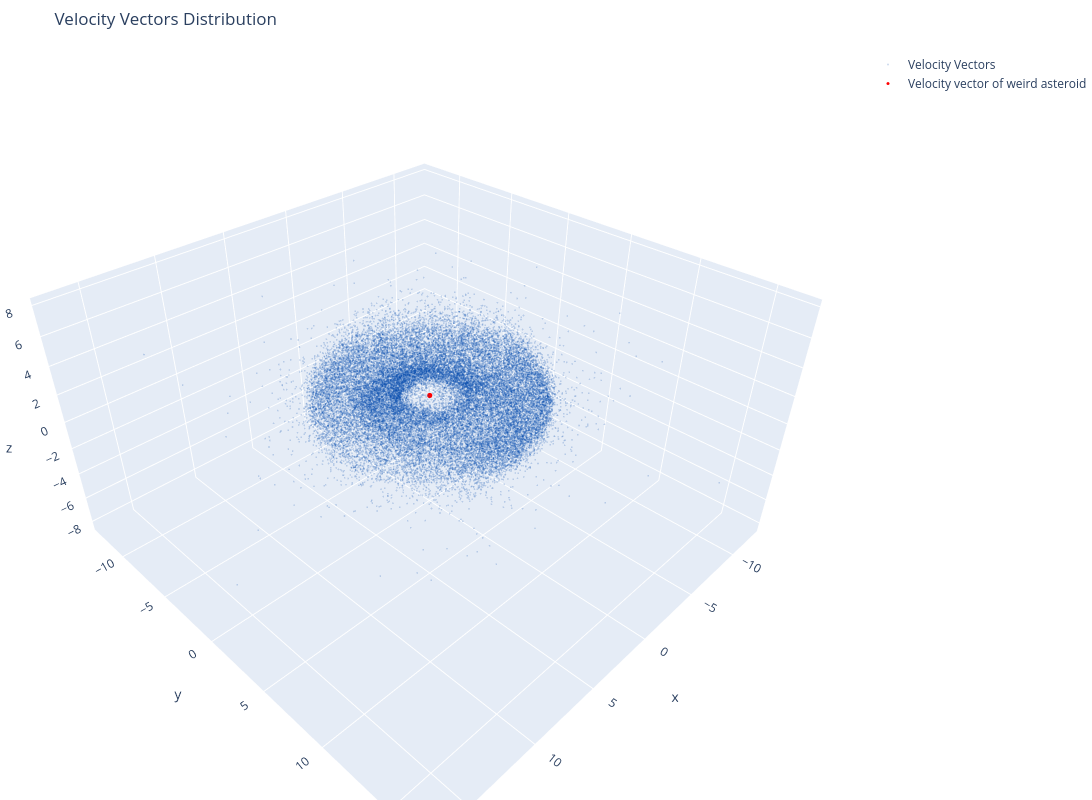

Source (notebook cell):
### Code cell
fig = go.Figure()

vx = state_vectors[:,3]
vy = state_vectors[:,4]
vz = state_vectors[:,5]

fig.add_trace(go.Scatter3d(
    x=vx, y=vy, z=vz,
    mode='markers',
    marker=dict(
        size=1,
        color='#0047AB',
        opacity=0.2,
        #symbol='circle'
    ),
    name='Velocity Vectors',
    hoverinfo='name'
))

fig.add_trace(go.Scatter3d(
    x=[weird_asteroid[3]], y=[weird_asteroid[4]], z=[weird_asteroid[5]],
    mode='markers',
    marker=dict(
        size=3,
        color='red',
        #symbol='circle'
    ),
    name='Velocity vector of weird asteroid',
    hoverinfo='name'
))

fig.update_layout(
    title={
        'text': 'Velocity Vectors Distribution',
    },
    margin=dict(l=0, r=0, t=50, b=0),
    width=1200,
    height=800
)

# Show the plot
fig.show()

### Figure 1 — Plotly figure (JSON) as saved in the notebook; plotly's stock layout.template omitted (floating-point values rounded to 4 significant figures; data arrays with more than 128 entries replaced by an {"elided": "..."} marker saying what was removed)
{"data": [{"hoverinfo": "name", "marker": {"color": "#0047AB", "opacity": 0.2, "size": 1}, "mode": "markers", "name": "Velocity Vectors", "type": "scatter3d", "x": {"elided": "34324 float values"}, "y": {"elided": "34324 float values"}, "z": {"elided": "34324 float values"}}, {"hoverinfo": "name", "marker": {"color": "red", "size": 3}, "mode": "markers", "name": "Velocity vector of weird asteroid", "type": "scatter3d", "x": [0.0001], "y": [0.0001], "z": [0.0001]}], "layout": {"height": 800, "margin": {"b": 0, "l": 0, "r": 0, "t": 50}, "title": {"text": "Velocity Vectors Distribution"}, "width": 1200}}
